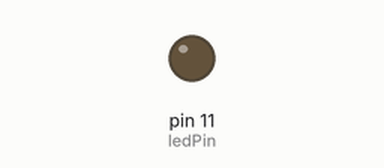
This sketch was run on a simulated Arduino Uno, built with avr-gcc and run on an emulated ATmega328P. Parts: output pins drawn as LEDs (lit = HIGH).

Above: at 0.6 s.
At 2.42 s:
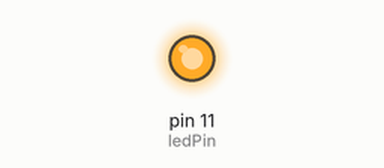
Timing chart, 0 to 3.0 s (numbered marks = the images above):
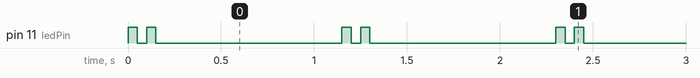

The sketch:

Quick_Fast_Blink.ino
```cpp
int ledPin =  11    ;

void setup() {
          pinMode(ledPin, OUTPUT);
}

void loop() {

digitalWrite(11,HIGH);
delay(50);
digitalWrite(11,LOW);
delay(50);
digitalWrite(11,HIGH);
delay(50);
digitalWrite(11,LOW);
delay(1000);
}
```

Measured:
- by itself, pin 11 (ledPin): repeats every 1.2 s: LOW 0.05 s, HIGH 0.05 s, LOW 1.0 s, HIGH 0.05 s
- by itself, everything shown: repeats every 1.2 s, in 4 steps
